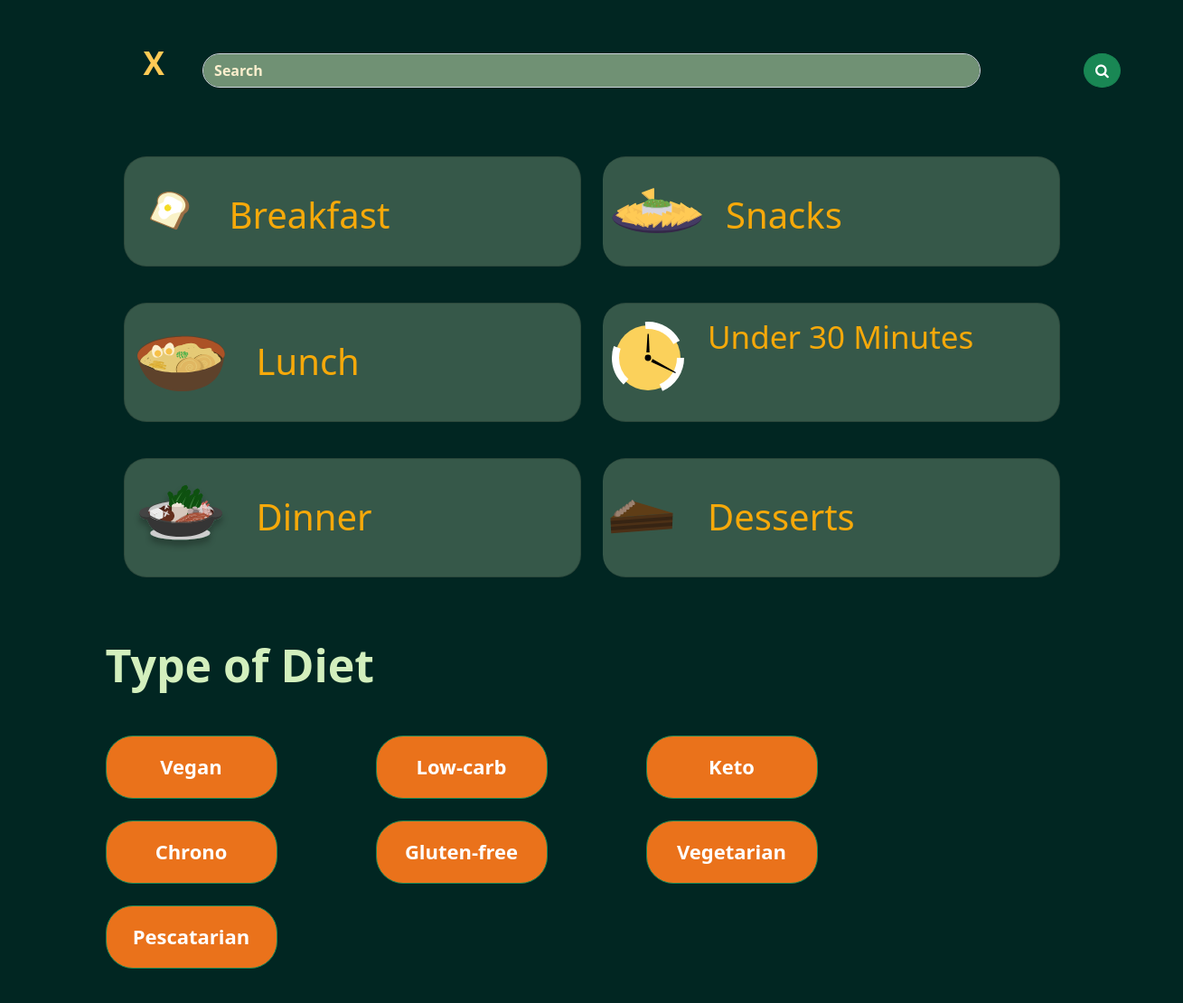
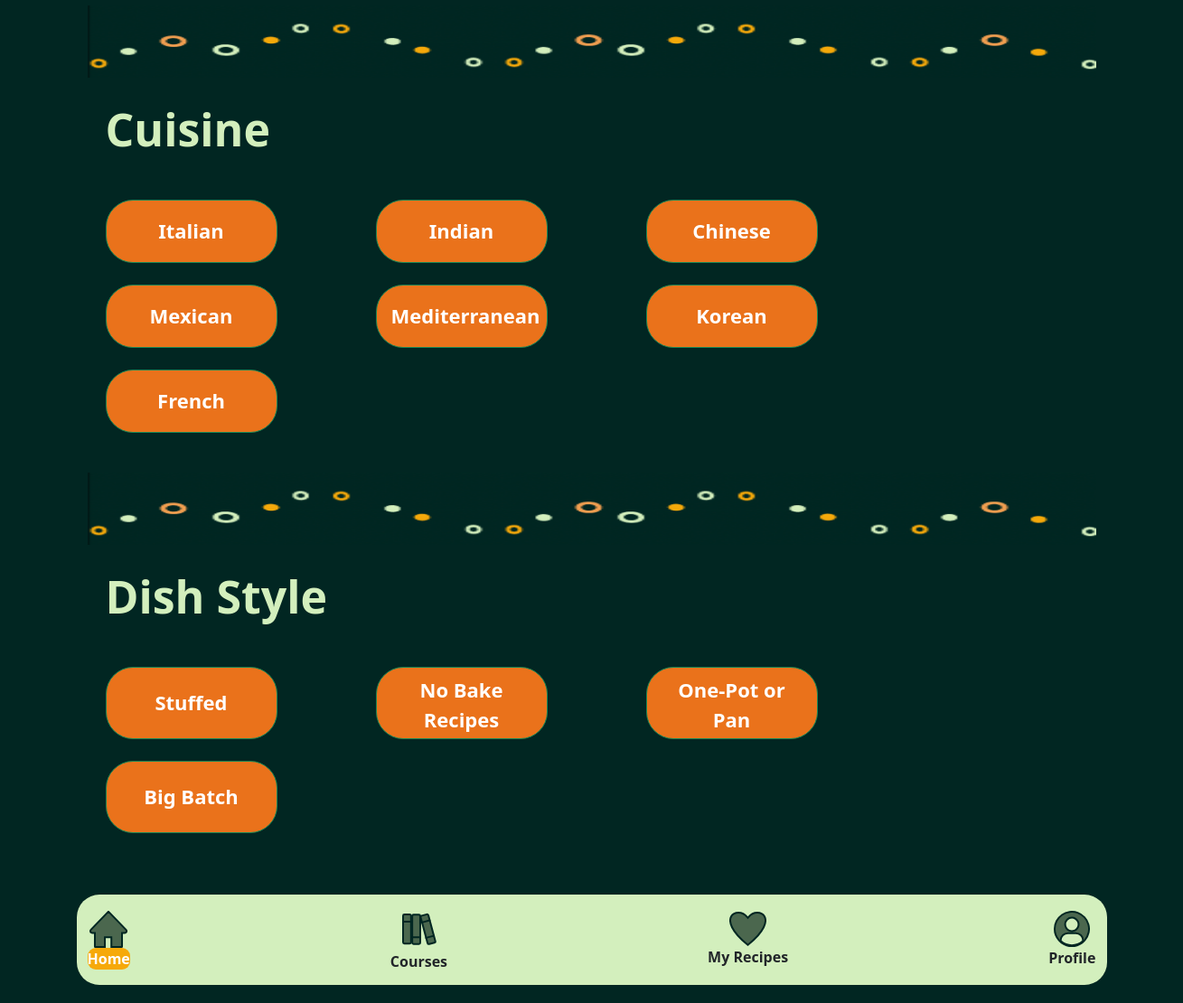
Page /mealFix/search/ on the committed database (2 pictures, top to bottom).
### mealFix/models.py (models this page shows)
class TypeOfDiet(models.Model):
    title = models.CharField(max_length=100)
    author = models.ForeignKey(User, on_delete=models.CASCADE, null=True, blank=True)

class Cuisine(models.Model):
    title = models.CharField(max_length=100)
    author = models.ForeignKey(User, on_delete=models.CASCADE, null=True, blank=True)

class Dish(models.Model):
    title = models.CharField(max_length=100)
    author = models.ForeignKey(User, on_delete=models.CASCADE, null=True, blank=True)

### mealFix/views.py (the view)
# urls.py: path("search/", views.typeofdietpage, name="search"),
def typeofdietpage(request):
    queryset = TypeOfDiet.objects.all()
    querysetCuisine = Cuisine.objects.all()
    querysetDish = Dish.objects.all()
    context ={"typeofdiet": queryset, "cuisine": querysetCuisine, "dish": querysetDish, "form": TypeOfDietForm}
    return render(request, "search.html", context=context)

### templates/search.html (shortened to what this page needs)
<!DOCTYPE html>
<html lang="en">
<head>
{% load static %}
    <link rel="stylesheet" type="text/css" href="{% static '/css/bootstrap.css' %}" >
<link href="https://maxcdn.bootstrapcdn.com/font-awesome/4.6.3/css/font-awesome.min.css" rel="stylesheet"/>
</head>
<br>
<body>
<div class="container col-12">
<div id="boxes" class="row-cols-lg-2 mx-auto float-container" style="align-items: center; align-content: center; text-align: center; display: flex">
    <div id="leftbox">
        <a href="/mealFix/home" style="color: #FFCA55; font-weight: bolder; font-size: 35px">X</p>
        </a>
    </div>
  <div id="middlebox" class="col-lg-10 float-child1">
      <a href="">
        <input href="/mealFix/profile" type="text" value="Search" class="form-control rounded-5" placeholder="Search" style="background-color: #709174; text-align: left; color: #FCEFCE; font-weight: bolder">
      </a>
  </div>
  <div id="rightbox" class="col-sm float-child2">
        <button class="btn btn-success rounded-circle" type="submit">
            <i class="fa fa-search"></i>
        </button>
  </div>
</div>
</div>
<div class="container col-12">
    <div class="float-container">
<div class="card-group gap-sm-4" style="padding: 20px">
  <div class="card" style="border-radius: 25px;background-color: #365849;">
    <div class="card-horizontal">
        <div class="img-square-wrapper">
            <img style="width: 100px; height: 120px" src="{% static "/img/breakfast.svg" %}" alt="Card image cap">
        </div>
        <div class="card-body float-end">
            <br>
            <h1 class="card-title" style="font-size: 40px; color: #F6A90A;"><a style="color: #F6A90A" href="/mealFix/search/breakfast">Breakfast</a></h1>
        </div>
    </div>
</div>
  <div class="card" style="border-radius: 25px;background-color: #365849;">
    <div class="card-horizontal">
        <div class="img-square-wrapper">
            <img style="width: 120px; height: 120px" src="{% static "/img/snacks.svg" %}" alt="Card image cap">
        </div>
        <div class="card-body float-end">
            <br>
            <h1 class="card-title" style="font-size: 40px; color: #F6A90A;"><a style="color: #F6A90A" href="/mealFix/search/snacks">Snacks</a></h1>
        </div>
    </div>
</div>
</div>
<div class="card-group gap-sm-4" style="padding: 20px">
  <div class="card" style="border-radius: 25px;background-color: #365849;">
    <div class="card-horizontal">
        <div class="img-square-wrapper">
            <img style="width: 130px; height: 130px" src="{% static "/img/lunch.svg" %}" alt="Card image cap">
        </div>
        <div class="card-body float-end">
            <br>
            <h1 class="card-title" style="font-size: 40px; color: #F6A90A;"><a style="color: #F6A90A" href="/mealFix/search/lunch">Lunch</a></h1>
        </div>
    </div>
</div>
  <div class="card" style="border-radius: 25px;background-color: #365849;">
    <div class="card-horizontal">
        <div class="img-square-wrapper">
            <img style="width: 100px; height: 120px; padding: 10px" src="{% static "/img/30min.svg" %}" alt="Card image cap">
        </div>
        <div class="card-body float-end">
            <h1 class="card-title" style="font-size: 35px;"><a style="color: #F6A90A" href="/mealFix/search/under30mins">Under 30 Minutes</a></h1>
        </div>
    </div>
</div>
</div>
<div class="card-group gap-sm-4" style="padding: 20px">
  <div class="card" style="border-radius: 25px;background-color: #365849;">
    <div class="card-horizontal">
        <div class="img-square-wrapper">
            <img style="width: 130px; height: 130px" src="{% static "/img/dinner.svg" %}" alt="Card image cap">
        </div>
        <div class="card-body float-end">
            <br>
            <h1 class="card-title" style="font-size: 40px; color: #F6A90A;"><a style="color: #F6A90A" href="/mealFix/search/dinner">Dinner</a></h1>
        </div>
    </div>
</div>
  <div class="card" style="border-radius: 25px;background-color: #365849;">
    <div class="card-horizontal">
        <div class="img-square-wrapper">
            <img style="width: 100px; height: 130px" src="{% static "/img/desserts.svg" %}" alt="Card image cap">
        </div>
        <div class="card-body float-end">
            <br>
            <h1 class="card-title" style="font-size: 40px; color: #F6A90A;"><a style="color: #F6A90A" href="/mealFix/search/desserts">Desserts</a></h1>
        </div>
    </div>
</div>
</div>
</div>
</div>
<div class="container col-12">
<div class="float-container row gap-sm-4">
<div style="align-content: flex-start; font-size: 50px; color: #D3EFBD; font-weight: bolder">
        <p>Type of Diet</p>
    </div>
    {% for tip in typeofdiet %}
        <div class="col-3 gap-md-2">
            <button type="button" class="btn btn-success btn-lg" style="width: 190px; height: 70px; background-color: #EA721B; border-radius: 30px; font-size: 22px;font-weight: bolder;"><a href="/mealFix/search/typeofdiet/{{ tip.id }}">{{ tip.title }}</a></button>
        </div>
    {% endfor %}
</div>
    <br>
<div>
    <img src="{% static '/img/top.png' %}" style="width: 100%;height: 80px">
</div>
<div class="float-container row gap-sm-4">
<div style="align-content: flex-start; font-size: 50px; color: #D3EFBD; font-weight: bolder">
        <p>Cuisine</p>
    </div>
    {% for cus in cuisine %}
        <div class="col-3 gap-md-2">
            <button type="button" class="btn btn-success btn-lg" style="width: 190px; height: 70px; background-color: #EA721B; border-radius: 30px;font-size: 22px;font-weight: bolder;"><a href="/mealFix/search/cuisine/{{ cus.id }}">{{ cus.title }}</a></button>
        </div>
    {% endfor %}
</div>
<br>
<div>
    <img src="{% static '/img/top.png' %}" style="width: 100%;height: 80px">
</div>
<div class="float-container row gap-sm-4">
<div style="align-content: flex-start; font-size: 50px; color: #D3EFBD; font-weight: bolder">
        <p>Dish Style</p>
    </div>
    {% for dis in dish %}
        <div class="col-3 gap-md-2">
            <button type="button" class="btn btn-success btn-lg" style="width: 190px; height: 80px; background-color: #EA721B; border-radius: 30px;font-size: 22px;font-weight: bolder;"><a href="/mealFix/search/dish/{{ dis.id }}">{{ dis.title }}</a></button>
        </div>
    {% endfor %}
</div>
<br>
<br>
<div class="navbar fixed-bottom navbar-expand-lg float-container text-center">
    <div class="container text-center" style="background-color: #D3EFBD; border-radius: 25px;  width: 2000px; height: 100px; align-content: center">
        <div class="nav-item">
            <img id="image" src="{% static '/img/icons/home.svg' %}" alt="logo" class="text-center">
            <a class="nav-link" href="/mealFix/home" style="background-color: #F6A90A; border-radius: 9px; color: white">Home</a>
        </div>
        <div class="nav-item">
            <img id="image" src="{% static '/img/icons/books.svg' %}" alt="logo">
            <a class="nav-link" href="/mealFix/course">Courses</a>
        </div>
        <div class="nav-item">
            <img id="image" src="{% static '/img/icons/fav.svg' %}" alt="logo">
            <a class="nav-link" href="/mealFix/myrecipes">My Recipes</a>
        </div>
        <div class="nav-item">
            <img id="image" src="{% static '/img/icons/profil.svg' %}" alt="logo"></a>
            <a class="nav-link" href="/mealFix/profile">Profile</a>
        </div>
        </div>
    </div>
</div>
<br>
<br>
<br>
<br>
<br>
</body>
</html>

### templates/search.html (style rules this page uses)
body { background: #012622; box-shadow: 0px 4px 4px rgba(0, 0, 0, 0.25); }
a { color: white; text-decoration: none; }
.nav-link { text-align: center; font-weight: bolder; }
.float-container { padding: 20px; }
.float-child1 { width: 700px; float: left; }
#leftbox { float:left; width:10%; }
#middlebox { float: left; width:80%; }
#rightbox { float:right; width:25%; }
.card-horizontal { display: flex; flex: 1 1 auto; }

### rows in the picture
TypeOfDiet: title "Vegan"
TypeOfDiet: title "Low-carb"
TypeOfDiet: title "Keto"
TypeOfDiet: title "Chrono"
TypeOfDiet: title "Gluten-free"
TypeOfDiet: title "Vegetarian"
TypeOfDiet: title "Pescatarian"
Cuisine: title "Italian"
Cuisine: title "Indian"
Cuisine: title "Chinese"
Cuisine: title "Mexican"
Cuisine: title "Mediterranean"
Cuisine: title "Korean"
Cuisine: title "French"
Dish: title "Stuffed"
Dish: title "No Bake Recipes"
Dish: title "One-Pot or Pan"
Dish: title "Big Batch"
